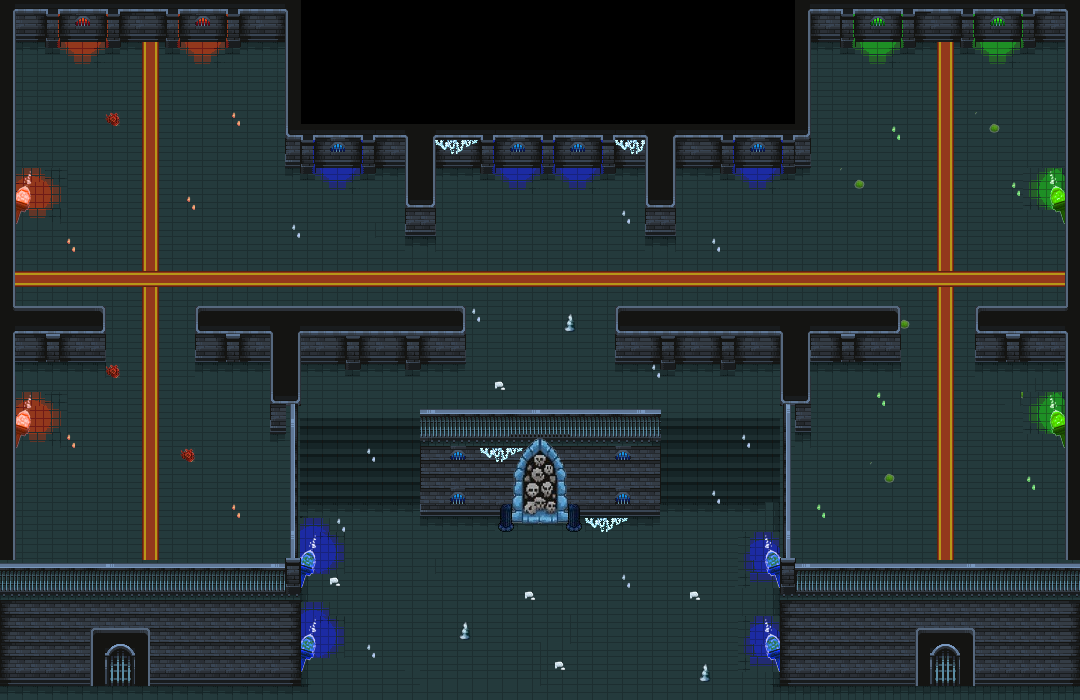

Below is a game level as drawn by its tile map, then a one-line description and the .tmx that defines it (tile-layer data replaced by summaries):
An orthogonal 72x50 tile map with 15x14 px tiles, 7 tile layers (bg, gouttes, lumières, flambeaux, ...), 17 tilesets and 29 objects (20x collision, 7x monster spawnarea, portal spawnpoint, spawnpoint).

<map version="1.10" tiledversion="1.10.2" orientation="orthogonal" renderorder="right-down" width="72" height="50" tilewidth="15" tileheight="14" infinite="0" nextlayerid="11" nextobjectid="47">
 <tileset firstgid="1" source="Tiles.tsx" />
 <tileset firstgid="626" source="temple.tsx" />
 <tileset firstgid="1148" source="goutte-feu.tsx" />
 <tileset firstgid="1724" source="neige2.tsx" />
 <tileset firstgid="2300" source="neige3.tsx" />
 <tileset firstgid="2852" source="forest1.tsx" />
 <tileset firstgid="3983" source="neige1.tsx" />
 <tileset firstgid="4559" source="gouttes-vert.tsx" />
 <tileset firstgid="5135" source="forest2petit.tsx" />
 <tileset firstgid="6295" source="flambeau rouge.tsx" />
 <tileset firstgid="7315" source="flambeau vert2.tsx" />
 <tileset firstgid="8335" source="lumières d map2.tsx" />
 <tileset firstgid="9063" source="lumières h map2.tsx" />
 <tileset firstgid="9791" source="lumières g.tsx" />
 <tileset firstgid="10519" source="flambeau bleu.tsx" />
 <tileset firstgid="11539" source="flambeau bleu2.tsx" />
 <tileset firstgid="12559" source="dungeon_portal.tsx" />
 <layer id="1" name="bg" width="72" height="50">
  <data>[3600 cells, 3303 non-empty, 49 distinct tile ids]</data>
 </layer>
 <layer id="7" name="gouttes" width="72" height="50">
  <data>[3600 cells, 75 non-empty, 14 distinct tile ids]</data>
 </layer>
 <layer id="9" name="lumières" width="72" height="50">
  <data>[3600 cells, 103 non-empty, 46 distinct tile ids]</data>
 </layer>
 <layer id="8" name="flambeaux" width="72" height="50">
  <data>[3600 cells, 96 non-empty, 48 distinct tile ids]</data>
 </layer>
 <layer id="2" name="Calque de Tuiles 2" width="72" height="50">
  <data>[3600 cells, 733 non-empty, 67 distinct tile ids]</data>
 </layer>
 <layer id="3" name="Calque de Tuiles 3" width="72" height="50">
  <data>[3600 cells, 873 non-empty, 69 distinct tile ids]</data>
 </layer>
 <layer id="4" name="Calque de Tuiles 4" width="72" height="50">
  <data>[3600 cells, 78 non-empty, 11 distinct tile ids]</data>
 </layer>
 <objectgroup id="10" name="spawnpoint">
  <object id="25" type="portal spawnpoint" x="541" y="389">
   <point />
  </object>
  <object id="45" type="spawnpoint" x="539" y="636.5">
   <point />
  </object>
 </objectgroup>
 <objectgroup id="5" name="collision">
  <object id="1" type="collision" x="0" y="560" width="299.344" height="113.495" />
  <object id="2" type="collision" x="281" y="309" width="22.6719" height="364.411" />
  <object id="3" type="collision" x="782.656" y="559" width="299.344" height="116.38" />
  <object id="4" type="collision" x="775" y="307" width="24.6667" height="367.333" />
  <object id="5" type="collision" x="420.213" y="408.333" width="239.573" height="105.454" />
  <object id="6" type="collision" x="499.333" y="504" width="14" height="27" />
  <object id="7" type="collision" x="567.666" y="502.667" width="12" height="28.6666" />
  <object id="9" type="collision" x="-4.0303" y="-3.0303" width="20.2424" height="713.173" />
  <object id="10" type="collision" x="1066.58" y="-6.06082" width="17.2424" height="716.023" />
  <object id="46" type="collision" x="-2.98131" y="698.973" width="1080.67" height="19.2023" />
  <object id="11" type="collision" x="-4" y="-4" width="1096" height="49" />
  <object id="13" type="collision" x="287" y="-2.66667" width="523.333" height="171.667" />
  <object id="19" type="collision" x="-2" y="305" width="107" height="57" />
  <object id="20" type="collision" x="197" y="307" width="267" height="58" />
  <object id="21" type="collision" x="271" y="307" width="27" height="123" />
  <object id="22" type="collision" x="976" y="306" width="103" height="61" />
  <object id="23" type="collision" x="782" y="309" width="27" height="124" />
  <object id="24" type="collision" x="617" y="308" width="281" height="55" />
  <object id="26" type="collision" x="406" y="123" width="28" height="113" />
  <object id="27" type="collision" x="646" y="122" width="29" height="118" />
 </objectgroup>
 <objectgroup id="6" name="monster area">
  <object id="29" type="monster spawnarea" x="722" y="210" width="175" height="81" />
  <object id="30" type="monster spawnarea" x="196" y="213" width="167" height="81" />
  <object id="15" type="monster spawnarea" x="64" y="408" width="161" height="142" />
  <object id="16" type="monster spawnarea" x="864" y="80" width="155" height="88" />
  <object id="31" type="monster spawnarea" x="67" y="79" width="155" height="88" />
  <object id="17" type="monster spawnarea" x="861" y="409" width="159" height="141" />
  <object id="18" type="monster spawnarea" x="479" y="210" width="119" height="90" />
 </objectgroup>
</map>
